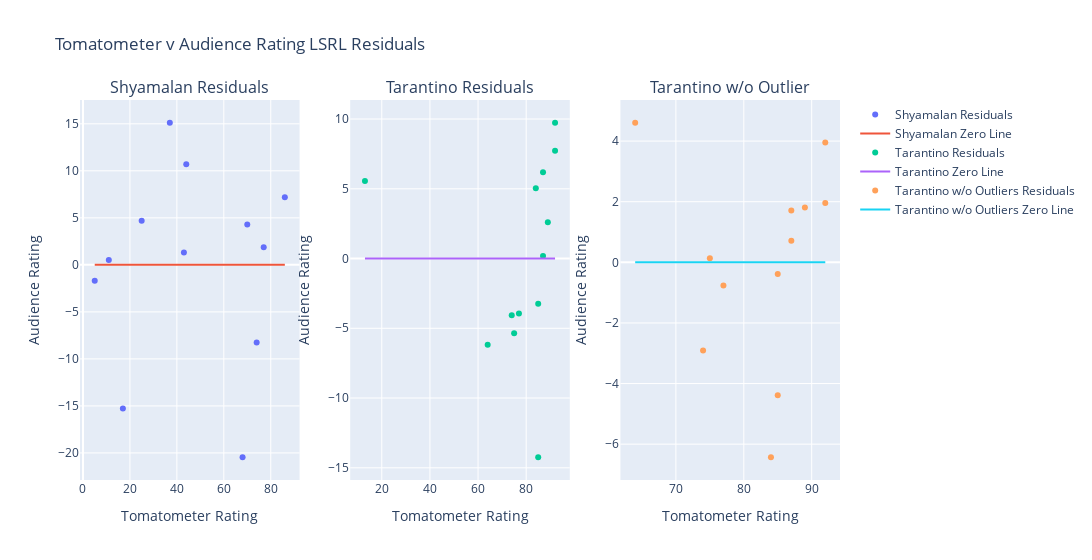

Notebook code for this chart:
### Code cell
fig = make_subplots(rows=1, cols=3, subplot_titles=("Shyamalan Residuals", "Tarantino Residuals", "Tarantino w/o Outlier"))
x = dfs["tomatometer_rating"]
y = dfs["audience_rating"]
ress = stats.linregress(x, y)
fig.add_trace(go.Scatter(x = x, y = y - (x * ress.slope + ress.intercept), mode = "markers", name = "Shyamalan Residuals"), row=1, col=1)
fig.add_trace(go.Scatter(x = x, y = np.zeros(len(x)), mode = "lines", name = "Shyamalan Zero Line"), row=1, col=1)

print(ress.slope, ress.intercept)

x = dft["tomatometer_rating"]
y = dft["audience_rating"]
rest = stats.linregress(x, y)
fig.add_trace(go.Scatter(x = x, y = y - (x * rest.slope + rest.intercept), mode = "markers", name = "Tarantino Residuals"), row=1, col=2)
fig.add_trace(go.Scatter(x = x, y = np.zeros(len(x)), mode = "lines", name = "Tarantino Zero Line"), row=1, col=2)

print(rest.slope, rest.intercept)

x = list(dft["tomatometer_rating"])
y = list(dft["audience_rating"])
x.sort()
y.sort()
x = np.asarray(x[1:])
y = np.asarray(y[1:])
rest = stats.linregress(x, y)
fig.add_trace(go.Scatter(x = x, y = y - (x * rest.slope + rest.intercept), mode = "markers", name = "Tarantino w/o Outliers Residuals"), row=1, col=3)
fig.add_trace(go.Scatter(x = x, y = np.zeros(len(x)), mode = "lines", name = "Tarantino w/o Outliers Zero Line"), row=1, col=3)

print(rest.slope, rest.intercept)

fig.update_xaxes(title = "Tomatometer Rating")
fig.update_yaxes(title = "Audience Rating")
fig.update_layout(width = 1500, title = "Tomatometer v Audience Rating LSRL Residuals")

fig.show()

### Figure 1 — Plotly figure (JSON) as saved in the notebook; plotly's stock layout.template omitted (floating-point values rounded to 4 significant figures)
{"data": [{"mode": "markers", "name": "Shyamalan Residuals", "type": "scatter", "x": [17, 44, 11, 37, 25, 5, 74, 86, 77, 68, 70, 43], "xaxis": "x", "y": [-15.26, 10.69, 0.5254, 15.11, 4.687, -1.687, -8.247, 7.178, 1.859, -20.46, 4.278, 1.324], "yaxis": "y"}, {"mode": "lines", "name": "Shyamalan Zero Line", "type": "scatter", "x": [17, 44, 11, 37, 25, 5, 74, 86, 77, 68, 70, 43], "xaxis": "x", "y": [0, 0, 0, 0, 0, 0, 0, 0, 0, 0, 0, 0], "yaxis": "y"}, {"mode": "markers", "name": "Tarantino Residuals", "type": "scatter", "x": [64, 87, 13, 89, 87, 85, 84, 85, 74, 92, 92, 77, 75], "xaxis": "x2", "y": [-6.178, 6.178, 5.553, 2.6, 0.1781, -3.244, 5.045, -14.24, -4.067, 9.734, 7.734, -3.933, -5.356], "yaxis": "y2"}, {"mode": "lines", "name": "Tarantino Zero Line", "type": "scatter", "x": [64, 87, 13, 89, 87, 85, 84, 85, 74, 92, 92, 77, 75], "xaxis": "x2", "y": [0, 0, 0, 0, 0, 0, 0, 0, 0, 0, 0, 0, 0], "yaxis": "y2"}, {"mode": "markers", "name": "Tarantino w/o Outliers Residuals", "type": "scatter", "x": [64, 74, 75, 77, 84, 85, 85, 87, 87, 89, 92, 92], "xaxis": "x3", "y": [4.605, -2.913, 0.1349, -0.7688, -6.432, -4.384, -0.3837, 0.7126, 1.713, 1.809, 1.953, 3.953], "yaxis": "y3"}, {"mode": "lines", "name": "Tarantino w/o Outliers Zero Line", "type": "scatter", "x": [64, 74, 75, 77, 84, 85, 85, 87, 87, 89, 92, 92], "xaxis": "x3", "y": [0, 0, 0, 0, 0, 0, 0, 0, 0, 0, 0, 0], "yaxis": "y3"}], "layout": {"annotations": [{"font": {"size": 16}, "showarrow": false, "text": "Shyamalan Residuals", "x": 0.1444, "xanchor": "center", "xref": "paper", "y": 1, "yanchor": "bottom", "yref": "paper"}, {"font": {"size": 16}, "showarrow": false, "text": "Tarantino Residuals", "x": 0.5, "xanchor": "center", "xref": "paper", "y": 1, "yanchor": "bottom", "yref": "paper"}, {"font": {"size": 16}, "showarrow": false, "text": "Tarantino w/o Outlier", "x": 0.8556, "xanchor": "center", "xref": "paper", "y": 1, "yanchor": "bottom", "yref": "paper"}], "title": {"text": "Tomatometer v Audience Rating LSRL Residuals"}, "width": 1500, "xaxis": {"anchor": "y", "domain": [0, 0.2889], "title": {"text": "Tomatometer Rating"}}, "xaxis2": {"anchor": "y2", "domain": [0.3556, 0.6444], "title": {"text": "Tomatometer Rating"}}, "xaxis3": {"anchor": "y3", "domain": [0.7111, 1], "title": {"text": "Tomatometer Rating"}}, "yaxis": {"anchor": "x", "domain": [0, 1], "title": {"text": "Audience Rating"}}, "yaxis2": {"anchor": "x2", "domain": [0, 1], "title": {"text": "Audience Rating"}}, "yaxis3": {"anchor": "x3", "domain": [0, 1], "title": {"text": "Audience Rating"}}}}
